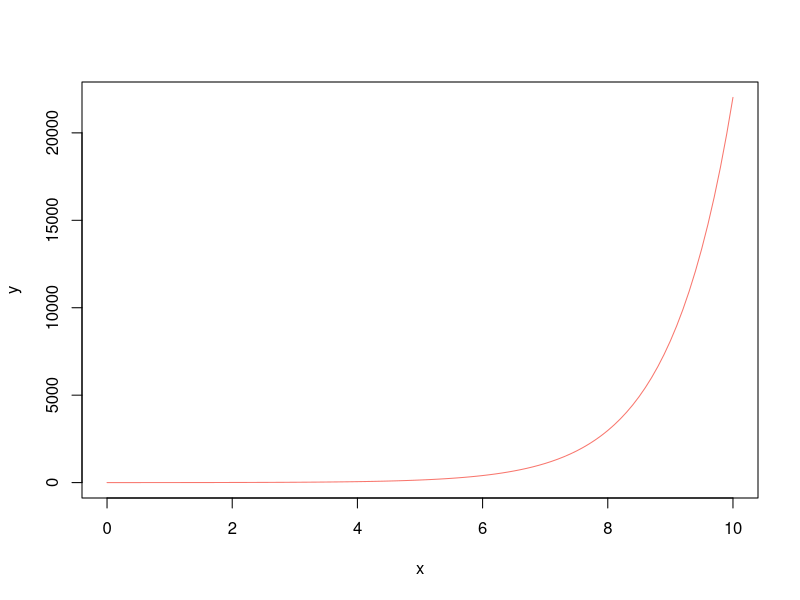
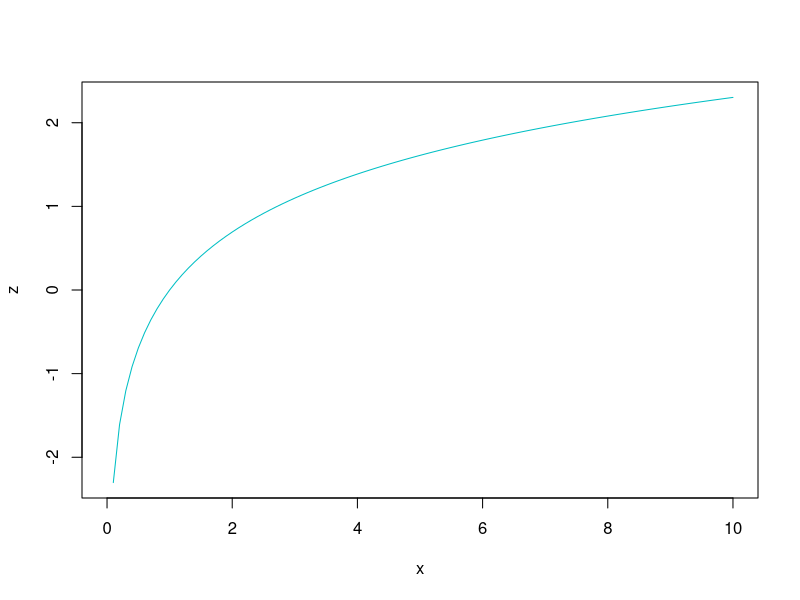
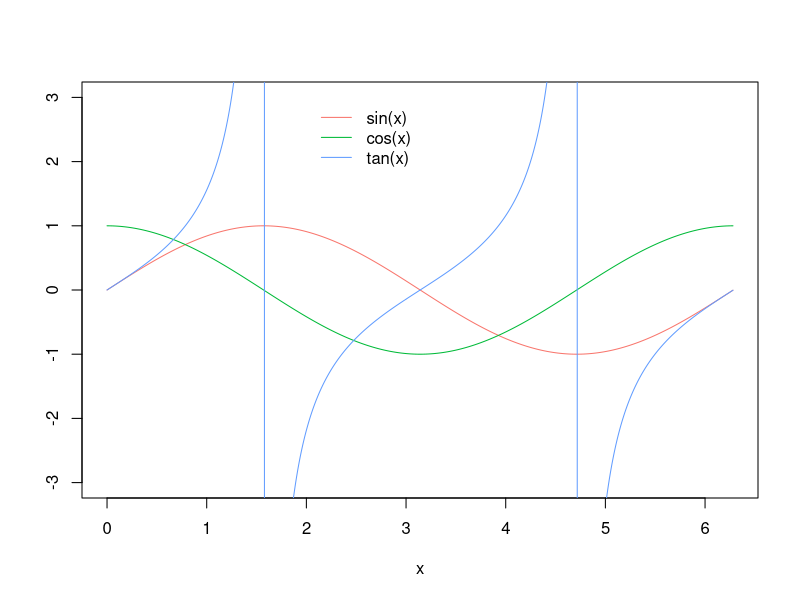
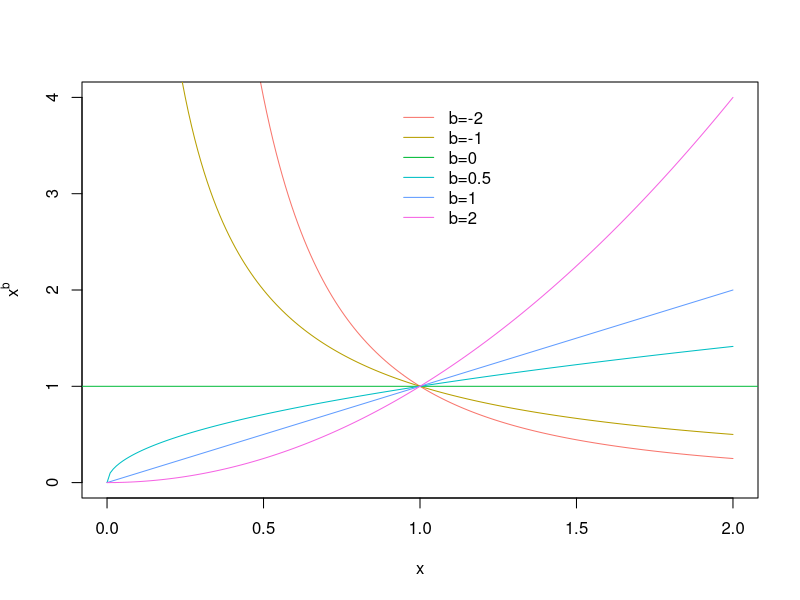
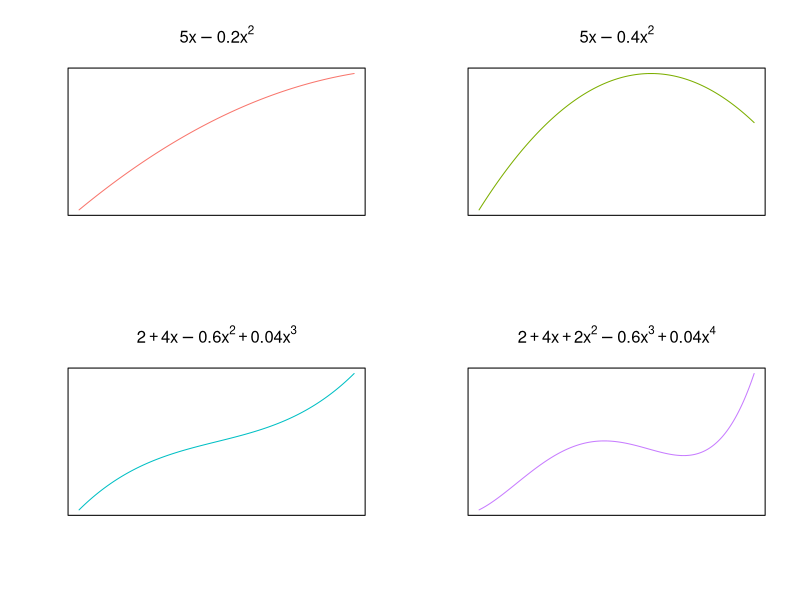
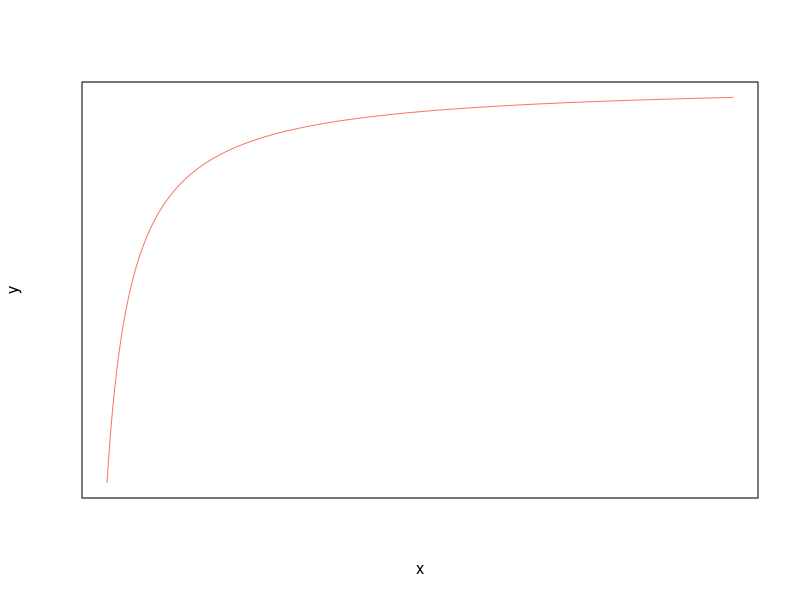
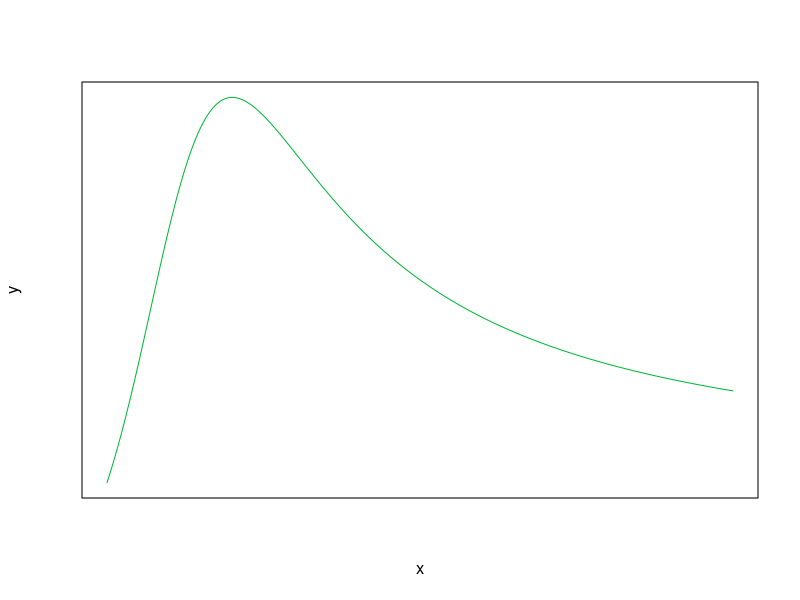
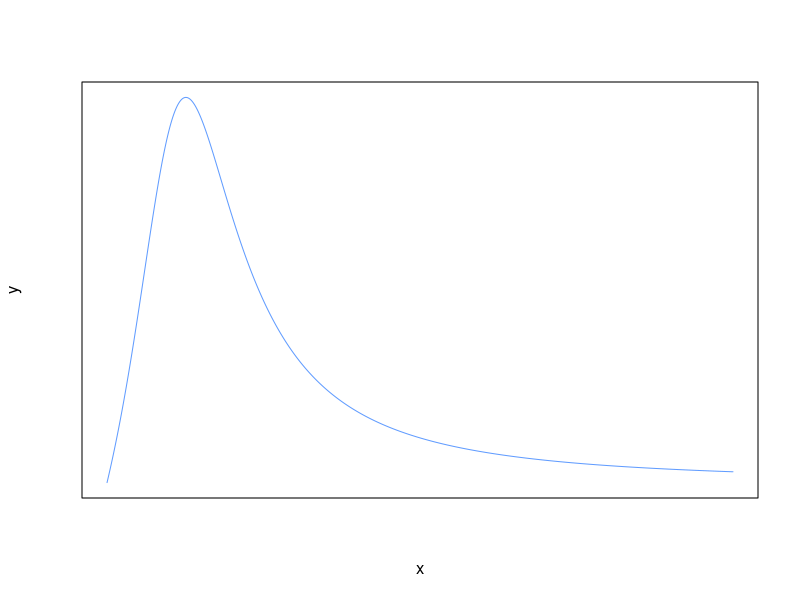

These figures' R source, in order:
# Chapter 2: Technical Background

## Logarithms and Exponentials
library(scales)
x <- seq(0, 10, 0.1)

# hue_pal(h)(c)[l]
plot(x, exp(x), ylab="y", type="l", col= hue_pal()(2)[1])
plot(x, log(x), ylab="z", type="l", col= hue_pal()(2)[2])

## Trigonometric Functions
x <- seq(0, 2*pi, 0.01)
sinx <- sin(x)
cosx <- cos(x)
tanx <- tan(x)

plot(x, sinx, ylim=c(-3, 3), ylab="", type="l", col=hue_pal()(3)[1])
lines(x, cosx, col=hue_pal()(3)[2])
lines(x, tanx, col=hue_pal()(3)[3])
legend(2, 3, legend = c("sin(x)", "cos(x)", "tan(x)"), lwd=rep(1, 3), 
       col=hue_pal()(3), bty="n")

## Power Laws
x <- seq(0, 2, 0.01)
plot(x, 1/(x^2), type="l", ylab=expression(x^b), col=hue_pal()(6)[1], ylim=c(0,4))
lines(x, 1/x, col=hue_pal()(6)[2])
abline(h=1, col=hue_pal()(6)[3])
lines(x, x^(0.5), col=hue_pal()(6)[4])
lines(x, x, col=hue_pal()(6)[5])
lines(x, x^2, col=hue_pal()(6)[6])
legend(0.9, 4, bty="n", legend=c("b=-2", "b=-1", "b=0", "b=0.5", "b=1", "b=2"),
       col = hue_pal()(6), lwd=1)

## Polynomial Functions
x <- seq (0, 10, 0.01)

# Split the plotting area into 4
par(mfrow = c(2, 2))
## define the first function
y = 5*x - 0.2*x^2
# Hide the axis: xaxt = "n" and yaxt = "n"
plot(x, y, type = "l", col = hue_pal ()(4)[1], xaxt = "n", yaxt = "n",
     xlab = "", ylab = "", main = expression(y = 5*x - 0.2*x^2))

## Define the second function
y = 5*x - 0.4*x^2
plot(x, y, type = "l", col = hue_pal ()(4)[2], xaxt = "n", yaxt = "n",
     xlab = "", ylab = "", main = expression(y = 5*x - 0.4*x^2))

## Define the Third Function
y = 2 + 4*x - 0.6*x^2 + 0.04*x^3
plot(x, y, type = "l", col = hue_pal ()(4)[3], xaxt = "n", yaxt = "n",
     xlab = "", ylab = "", main = expression(y = 2 + 4*x - 0.6*x^2 + 0.04*x^3))

## Define the Fourth Function
y = 2 + 4*x + 2*x^2 - 0.6*x^3 + 0.04*x^4
plot(x, y, type = "l", col = hue_pal ()(4)[4], xaxt = "n", yaxt = "n",
     xlab = "", ylab = "", main = expression(y = 2 + 4*x + 2*x^2 - 0.6*x^3 + 0.04*x^4))

par(mfrow = c(1, 1))


# More Plotting
x <- seq (0, 10, 0.01)
y = x / (2 + 5 * x)
plot (x, y, type = "l", col = hue_pal ()(3)[1], xaxt = "n", yaxt = "n")
y = 1 / (x - 2 + 4 / x)
plot (x, y, type = "l", col = hue_pal ()(3)[2], xaxt = "n", yaxt = "n")
y = 1 / (x^2 - 2 + 4 / x)
plot (x, y, type = "l", col = hue_pal ()(3)[3], xaxt = "n", yaxt = "n")

# Gamma Function
factorial(6)

# gamma(t+1) = factorial(t)
gamma(7)

# Gamma works on R, Not only integers
gamma(7.5)
# Factorial too
factorial(6.5)

## Plot Gamma
t <- seq (0.2 ,4, 0.01)
plot (t, gamma (t),type = "l", col = hue_pal ()(2)[1])
abline (h = 1, lty = 2, col = hue_pal ()(2)[2])

# Sigmoid Functions
par(mfrow = c(2, 2))
x <- seq (0, 10, 0.01)
y <- 100 / (1 + 90 * exp(-1 * x))
plot (x, y, type = "l", col = hue_pal ()(4)[1], main = "Three-parameter logistic")
y <- 20 +100 / (1 + exp (0.8 * (3 - x)))
plot (x, y, ylim = c (0,140), type = "l", col = hue_pal ()(4)[2], main = "Four-parameter logistic")
x <- seq (0, 100, 0.1)
y <- 50 * exp (-5 * exp (-0.08 * x))
plot (x, y, type = "l", col = hue_pal ()(4)[3], main = "Positive Gompertz")
x <- seq (-200, 100, 0.1)
y <- 100 * exp (-exp (0.02 * x))
plot (x, y, type = "l", col = hue_pal ()(4)[4], main = "Negative Gompertz")
par(mfrow = c(1, 1))

# Biexponential Functions
x <- seq (0, 10, 0.01)
# Define a function
biexp_plot <- function (a, b, c, d, i) {
  y <- a * exp (b * x) + c *exp (d * x)
  plot (x, y, type = "l", col = hue_pal ()(4)[i], lwd = 3)
}

par(mfrow = c(2, 2))
biexp_plot(10, -0.8, 10, -0.05, 1)
biexp_plot(10, -0.8, 10, 0.05, 2)
biexp_plot(200, 0.2, -1, 0.7, 3)
biexp_plot(200, 0.05, 300, -0.5, 4)
par(mfrow = c(1, 1))

###############################################################################
# Matrices
A = matrix(c(1, 0, 4, 2, -1, 1), nrow = 3)
A

B = matrix(c(1, -1, 2, 1, 1, 0), nrow = 2)
B

# Matrix Multiplication
A %*% B # 3x2 by 2x3 = 3x3

B %*% A # 2x3 by 3x2 = 2x2

# Define a diagonal matrix
C <- diag(1, nrow = 3, ncol = 3)
C

diag(C) <- 1:3
C
diag(C)

# More matrices
M <- cbind(x = 1:5, y = rnorm(5))
M
cov(M)
diag(cov(M))

# Determinants
A <- matrix(c(1, 2, 4, 2, 1, 1, 3, 1, 2), nrow = 3)
A
det(A)

# Multiply one row or column and determinant changes by the same factor
B <- A
B[3,] <- 3 * B[3,]
B
det(B)

# Create a Singular Matrix
C <- A
C[,2] <- 4 * C[,1]
C
det(C)

# Inverse Mattrix: solve
A
solve(A)
# Inverse of Inverse -> Original
solve(solve(A))

# Eiganvalues and Eiganvectors
## Leslie Matrix
L <- matrix(c(0, 0.7, 0, 0, 6, 0, 0.5, 0, 3, 0, 0, 0.3, 1, 0, 0, 0), nrow = 4)
L

# Population size vector
v <- matrix(c(45, 20, 17, 3), ncol = 1)
v

# Firt year
L %*% v

# Markov Matrix for 40 generations
age_profile <- matrix (nrow = 40, ncol = 4)
for (i in 1:40) {
  v <- L %*% v
  age_profile[i,] <- v
}
matplot(1:40, log (age_profile), type = "l", xlab = "age", 
        ylab = "ln (population)", col = hue_pal ()(4), lwd = 2)
legend(5, 35, legend = c ("juveniles", "1-year olds", "2-year olds", "3-year olds"),
       col = hue_pal ()(4),lty = 1:4)

# Decompose L
eigen(L)

# First eiganvalue
eigen(L)$values[1]

# Solving Systems of Linear Equations
A <- matrix(c(3, 1, 4, 2), nrow = 2)
A
k <- matrix(c(12, 8), nrow = 2)
k
# Same as Gauss-Jordan Elimination
solve (A, k)

################################################################################
# Calculus
## Differentiation
D(expression(2*x^3), "x")
dxy <- deriv(~ 2 * x^3, "x")
eval(dxy, envir = list(x = 1:3))

D(expression (log(x)), "x")

D(expression (a * exp (-b * x)), "x")

D(expression (a/(1 + b * exp (-c * x))), "x")

trig_exp <- expression(sin(x + 2 * y))
D(trig_exp, "x")
D(trig_exp, "y")

## Integration
integrate(dnorm, lower = -1.96, upper = 1.96)
pnorm(1.96) - pnorm(-1.96)

# Estimate the area under a function
our_fun <- function(x){
  exp(-x)
}

integrate(our_fun, lower = 0, upper = Inf)

x <- seq (0, 20, 0.01)
y <- exp(-x)
plot(x, y, type = "l", col = hue_pal ()(2)[1])
polygon(x = c (0, x, 20), y = c (0, y, 0), col = hue_pal ()(2)[2], border = NA)

## Differential Equations
library(deSolve)

# Define the equation
phmodel <- function (t, state, parameters) {
  with(as.list(c(state, parameters)), {
    dv <- r * v * (K - v) / K - b * v * n
    dn <- c * v * n - d * n
    result <- c (dv, dn)
    list (result)
  }
  )
}

times <- seq(0, 500)
parameters <- c(r = 0.4, K = 1000, b = 0.02, c = 0.01, d = 0.3)
initial <- c(v = 50, n = 10)
phm_output <- ode(y = initial, time = times, func = phmodel, parms = parameters)
head(phm_output)

plot(phm_output[,1], phm_output[,2], ylim = c (0, max (phm_output[,2:3])),
      type = "l", ylab = "abundance", xlab = "time", col = hue_pal ()(2)[1])
lines(phm_output[,1], phm_output[,3], col = hue_pal ()(2)[2])
legend(300, 60, legend = c ("plant", "herbivore"), lty = 1, col = hue_pal ()(2))

# A Different kind of plot
plot(phm_output[,2], phm_output[,3], xlim = c (0, max (phm_output[,2:3])),
     ylim = c (0, max (phm_output[,2:3])), type = "l",
     ylab = "plant", xlab = "herbivore", col = hue_pal ()(1))

################################################################################
# Probability
## CLT
# Create a uniform distribution from 0 to 10
unif_data <- runif(6000, min = 0, max = 10)
# Convert it to a matrix with 6 columns
unif_samples <- matrix(unif_data, ncol = 6)
hist(unif_data, main = "Uniform Distribution", xlab = "", col = hue_pal ()(3)[1], breaks = 11)

# Check the means of all 1000 samples (1000 rows x 6 columns)
hist(rowMeans(unif_samples), main = "", xlab = "", col = hue_pal ()(3)[2],
      breaks = 21, freq = F)

# Calculate the parameters
mean(rowMeans(unif_samples))
sd(rowMeans(unif_samples))

# Add Normal curve on histogram
x <- seq(0, 10, 0.01)
lines(x, dnorm(x, mean = 5, sd = sqrt (100 / 72)), col = hue_pal ()(3)[3],
       lwd = 2)

# Samples size 40
unif_data <- runif(200000, min = 0, max = 10)
unif_samples <- matrix(unif_data, ncol = 40)
hist(unif_data, main = "", xlab = "", col = hue_pal ()(3)[1], breaks = 11)
y <- hist(rowMeans (unif_samples), plot = F)
x <- seq(0, 10, 0.01)
hist(rowMeans (unif_samples), main = "", xlab = "", col = hue_pal ()(3)[2],
     breaks = 41, freq = F, 
     ylim = c(0, max (dnorm (x, mean = 5,sd = sqrt (100 / (12 * 40))), y$density)))
lines(x, dnorm (x, mean = 5, sd = sqrt (100 / (12 * 40))),
      col = hue_pal ()(3)[3], lwd = 2)

## Gamma Distribution
gamma_data <- rgamma(200000, shape = 12, rate = 4)
gamma_samples <- matrix(gamma_data, ncol = 40)
hist(gamma_data, main = "", xlab = "", col = hue_pal ()(3)[1], breaks = 20)
x <- seq (2.4, 4, 0.01)
y <- hist(rowMeans (gamma_samples), plot = F)
hist(rowMeans (gamma_samples), main = "", xlab = "", col = hue_pal ()(3)[2],
     breaks = 41, freq = F, 
     ylim = c (0, max (dnorm (x, mean = 3, sd = sqrt (12 / (4 * 4 * 40))), y$density)))
lines(x, dnorm (x, mean = 3, sd = sqrt (12 / (4 * 4 * 40))),
      col = hue_pal ()(3)[3], lwd = 2)
mean(rowMeans(gamma_samples))
sd(rowMeans(gamma_samples))
